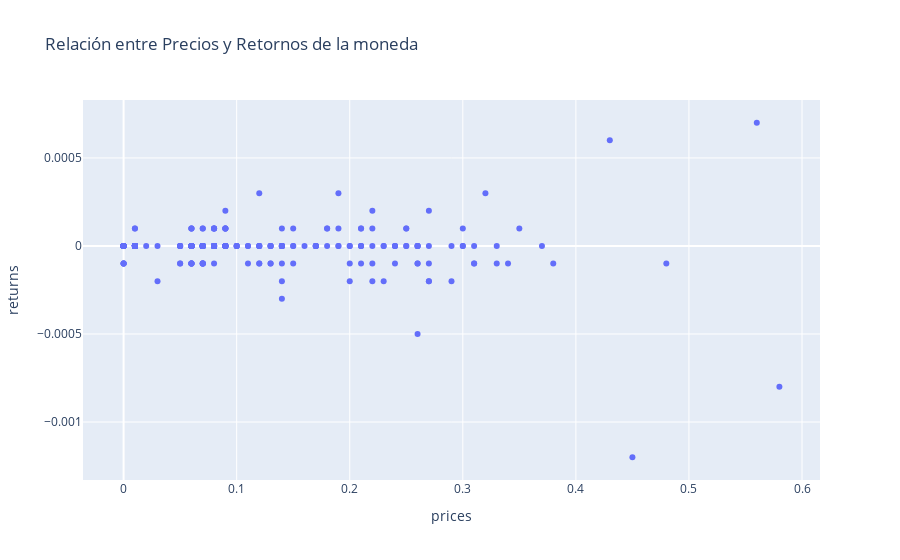

Source (notebook cell):
### Code cell
# Crear un gráfico de barras de las diferencias de precios en diferentes fechas
fig_price_returns = px.scatter(dogecoin_df, x='prices', y='returns', title='Relación entre Precios y Retornos de la moneda')
fig_price_returns.show()

### Figure 1 — Plotly figure (JSON) as saved in the notebook; plotly's stock layout.template omitted (floating-point values rounded to 4 significant figures; data arrays with more than 128 entries replaced by an {"elided": "..."} marker saying what was removed)
{"data": [{"hovertemplate": "prices=%{x}<br>returns=%{y}<extra></extra>", "legendgroup": "", "marker": {"color": "#636efa", "symbol": "circle"}, "mode": "markers", "name": "", "orientation": "v", "showlegend": false, "type": "scatter", "x": {"elided": "922 float values"}, "xaxis": "x", "y": {"elided": "922 float values"}, "yaxis": "y"}], "layout": {"legend": {"tracegroupgap": 0}, "title": {"text": "Relación entre Precios y Retornos de la moneda"}, "xaxis": {"anchor": "y", "domain": [0, 1], "title": {"text": "prices"}}, "yaxis": {"anchor": "x", "domain": [0, 1], "title": {"text": "returns"}}}}
